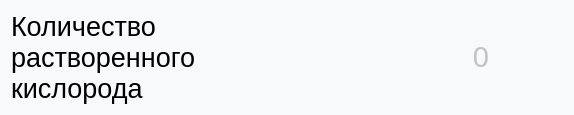
                     <widget class="QWidget" name="widget_51" native="true">
                      <property name="font">
                       <font>
                        <pointsize>36</pointsize>
                       </font>
                      </property>
                      <property name="styleSheet">
                       <string notr="true">border-radius: 8px;
background-color:rgb(248, 249, 251);
color: rgb(140, 139, 139);</string>
                      </property>
                      <layout class="QHBoxLayout" name="horizontalLayout_88">
                       <item>
                        <widget class="QLabel" name="KRK_2">
                         <property name="minimumSize">
                          <size>
                           <width>0</width>
                           <height>0</height>
                          </size>
                         </property>
                         <property name="maximumSize">
                          <size>
                           <width>16777215</width>
                           <height>16777215</height>
                          </size>
                         </property>
                         <property name="font">
                          <font>
                           <pointsize>20</pointsize>
                          </font>
                         </property>
                         <property name="styleSheet">
                          <string notr="true">background-color:rgb(248, 249, 251);
color: rgb(0, 0, 0);
margin-right: 0px;
</string>
                         </property>
                         <property name="inputMethodHints">
                          <set>Qt::ImhNone</set>
                         </property>
                         <property name="text">
                          <string>Количество растворенного кислорода</string>
                         </property>
                         <property name="wordWrap">
                          <bool>true</bool>
                         </property>
                        </widget>
                       </item>
                       <item>
                        <widget class="QLineEdit" name="value_KRK_2">
                         <property name="minimumSize">
                          <size>
                           <width>0</width>
                           <height>0</height>
                          </size>
                         </property>
                         <property name="font">
                          <font>
                           <family>MS Shell Dlg 2</family>
                           <pointsize>22</pointsize>
                           <weight>50</weight>
                           <italic>false</italic>
                           <bold>false</bold>
                           <strikeout>false</strikeout>
                          </font>
                         </property>
                         <property name="styleSheet">
                          <string notr="true">background-color:rgb(248, 249, 251);
color: rgb(140, 139, 139);
outline: 0px;
padding-left: 10px;
margin-left: 20px;
margin-right: 10px;
border-top-left-radius: 0px;
border-bottom-left-radius: 00px;
border: none;

</string>
                         </property>
                         <property name="alignment">
                          <set>Qt::AlignRight|Qt::AlignTrailing|Qt::AlignVCenter</set>
                         </property>
                         <property name="placeholderText">
                          <string>0</string>
                         </property>
                        </widget>
                       </item>
                       <item>
                        <widget class="QLabel" name="dimension_KRK_2">
                         <property name="font">
                          <font>
                           <pointsize>20</pointsize>
                          </font>
                         </property>
                         <property name="styleSheet">
                          <string notr="true">margin-right: 40px;
</string>
                         </property>
                         <property name="text">
                          <string/>
                         </property>
                        </widget>
                       </item>
                      </layout>
                     </widget>
